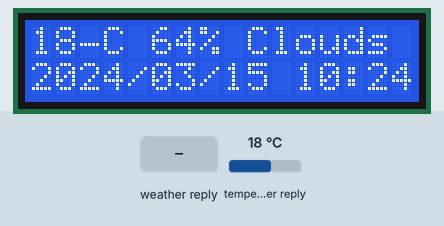
Bench run of a sketch on a simulated ESP8266 (NodeMCU). On the bench: 16×2 character LCD. Inputs (shaded band) come from the test bench; at power-on: temperature in the weather reply 18 °C. WiFi joins after 1.5 s; servers stay silent unless stated; the local clock reads 2024-03-15 10:24:30 at power-on unless the sketch sets it; web services answer with replies made up by the test bench; what the sketch prints to the serial monitor is not drawn.

Above: at 2.7 s.
2.8 s: weather in the web reply set to Clear
At 3.9 s:
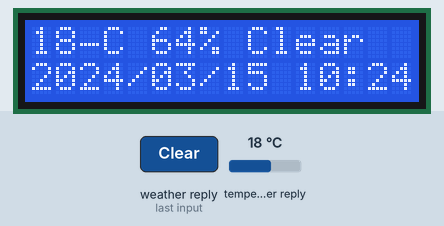
4.3 s: weather in the web reply set to Rain
At 5.4 s:
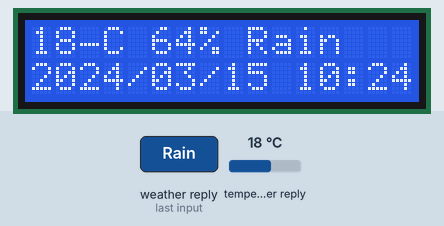
6.0 s: weather in the web reply set to Snow
At 6.8 s:
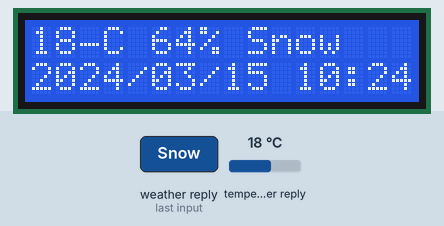
7.6 s: weather in the web reply set to Thunderstorm
At 8.8 s:
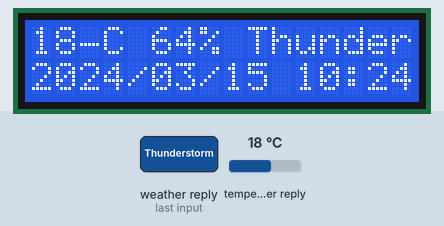
9.1 s: weather in the web reply set to Mist
At 10.5 s:
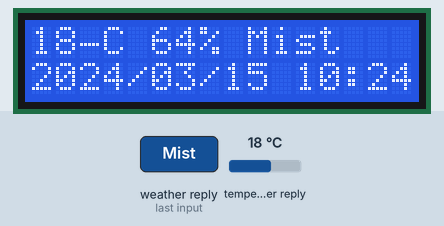
10.8 s: temperature in the weather reply set to -14 °C
At 12.0 s:
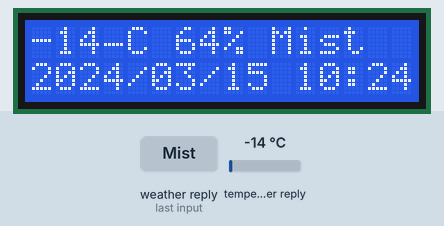
Timing chart, 0 to 13.8 s (numbered marks = the images above; inputs shaded):
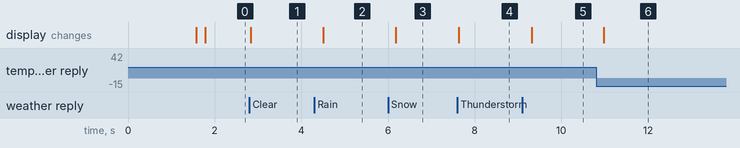

The sketch:

weather.pde.ino
```cpp
#include <LiquidCrystal.h> //including library to use LCD
#include <ESP8266WiFi.h>
#include <WiFiClient.h>
#include <ESP8266WebServer.h>
#include <ESP8266mDNS.h>
#include <ESP8266HTTPUpdateServer.h>
#include <WiFiUdp.h>
#include <ArduinoOTA.h>
#include <Time.h>
#include <ESP8266HTTPClient.h>
#include <ArduinoJson.h>

#ifndef STASSID
#define STASSID "YOUR WIFI NAME GOES HERE" // MAKE SURE TO CHANGE THIS BEFORE PUSHING THE CODE TO THE ESP8266 !!!
#define STAPSK  "YOUR WIFI PASSWORD GOES HERE" // MAKE SURE TO CHANGE THIS BEFORE PUSHING THE CODE TO THE ESP8266 !!!
#endif

int i = 0;
int j = 0;
int timezone = -5;
int dst = 3600;
const char* ssid = STASSID;
const char* password = STAPSK;
const char* host = "weather-ota";

LiquidCrystal lcd(D2, D3, D5, D6, D7, D8); //mapping LCD pins to ESP's pins
ESP8266WebServer httpServer(80);
ESP8266HTTPUpdateServer httpUpdater;

void setup() {
  Serial.begin(115200);
  Serial.println("Booting");
  WiFi.mode(WIFI_STA);
  WiFi.begin(ssid, password);

  lcd.begin(16, 2);
  Serial.print("Connecting ...");
  lcd.print("Connecting...");
  while (WiFi.waitForConnectResult() != WL_CONNECTED) {
    WiFi.begin(ssid, password);
    lcd.setCursor(i, 1);
    lcd.print(">");
    i++;
    delay(100);
  }
  i = 0;

  MDNS.begin(host);
  httpUpdater.setup(&httpServer);
  httpServer.begin();
  MDNS.addService("http", "tcp", 80);
  Serial.printf("HTTPUpdateServer ready! Open http://%s.local/update in your browser\n", host);
  Serial.println("");
  Serial.print ( "IP address: " );
  Serial.println ( WiFi.localIP() );

  ArduinoOTA.onStart([]() {
    String type;
    if (ArduinoOTA.getCommand() == U_FLASH) {
      type = "sketch";
    } else { // U_SPIFFS
      type = "filesystem";
    }
    // NOTE: if updating SPIFFS this would be the place to unmount SPIFFS using SPIFFS.end()
    Serial.println("Start updating " + type);
  });
  ArduinoOTA.onEnd([]() {
    Serial.println("\nEnd");
  });
  ArduinoOTA.onProgress([](unsigned int progress, unsigned int total) {
    Serial.printf("Progress: %u%%\r", (progress / (total / 100)));
  });
  ArduinoOTA.onError([](ota_error_t error) {
    Serial.printf("Error[%u]: ", error);
    if (error == OTA_AUTH_ERROR) {
      Serial.println("Auth Failed");
    } else if (error == OTA_BEGIN_ERROR) {
      Serial.println("Begin Failed");
    } else if (error == OTA_CONNECT_ERROR) {
      Serial.println("Connect Failed");
    } else if (error == OTA_RECEIVE_ERROR) {
      Serial.println("Receive Failed");
    } else if (error == OTA_END_ERROR) {
      Serial.println("End Failed");
    }
  });
  ArduinoOTA.begin();
  Serial.println("Ready");
  Serial.print("IP address: ");
  Serial.println(WiFi.localIP());

  lcd.setCursor(0, 0);
  configTime((timezone * 3600), dst, "pool.ntp.org", "time.nist.gov");
  Serial.println("\nWaiting for time ...");
  lcd.print("Syncing Time...");
  while (!time(nullptr)) {
    lcd.setCursor(j, 1);
    lcd.print(">");
    j++;
    delay(100);
  }
  j = 0;
}

void loop() {
  ArduinoOTA.handle();
  httpServer.handleClient();
  if (WiFi.status() == WL_CONNECTED) {
    HTTPClient http;  //Object of class HTTPClient
    http.begin("http://openweathermap.org/data/2.5/weather/?appid=API-ID-GOES-HERE&id=5906752&units=metric"); // MAKE SURE YOU CHANGE THIS TO YOUR API ID
    int httpCode = http.GET();

    //Check the returning code
    if (httpCode > 0) {
      const size_t bufferSize = 2*JSON_ARRAY_SIZE(1) + JSON_ARRAY_SIZE(2) + 4*JSON_OBJECT_SIZE(1) + 3*JSON_OBJECT_SIZE(2) + 3*JSON_OBJECT_SIZE(4) + JSON_OBJECT_SIZE(5) + 2*JSON_OBJECT_SIZE(7) + 2*JSON_OBJECT_SIZE(8) + 720;
      DynamicJsonBuffer jsonBuffer(bufferSize);
      JsonObject& root = jsonBuffer.parseObject(http.getString());
      if (!root.success()) {
        Serial.println("parseObject() failed");
        lcd.print("SERVER ERROR");
        return;
      }

      char buff[100];
      time_t now = time(nullptr);
      strftime (buff, 100, "%Y/%m/%d %H:%M", localtime (&now));
      float temperature = root["main"]["temp"];
      int humidity = root["main"]["humidity"];
      String descr = root["weather"][0]["main"];
//    Serial.printf("(OTTAWA, ON) Temperature : %d °C\n", round(temperature));
//    Serial.printf("Humidity : %d%\n", humidity);
      lcd.clear();
      lcd.print((int)round(temperature));
      lcd.print(char(176));
      lcd.print("C ");
      lcd.print(humidity);
      lcd.print("% ");
      lcd.print(descr);
      lcd.setCursor(0, 1);
      lcd.print(buff);
      lcd.setCursor(0, 0);
    }
    http.end();   //Close connection
  }
}
```

Measured:
- after the input at 2.8 s, the display: changes at once (image 1)
- after the input at 4.3 s, the display: changes after 0.20 s (image 2)
- after the input at 6.0 s, the display: changes after 0.17 s (image 3)
- after the input at 7.6 s, the display: changes at once (image 4)
- after the input at 9.1 s, the display: changes after 0.21 s (image 5)
- after the input at 10.8 s, the display: changes after 0.18 s (image 6)
